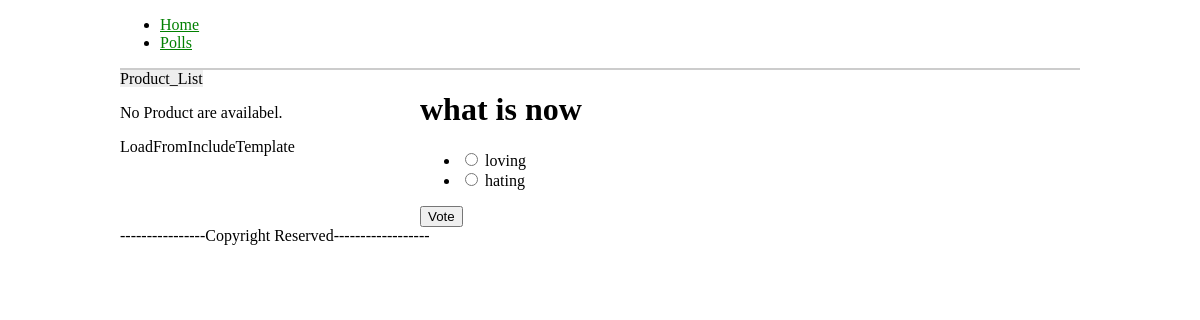
The app's page /polls/2/ with its own data.
### polls/models.py (models this page shows, shortened)
class Poll(models.Model):
    question=models.CharField(max_length=200)
    pub_date=models.DateTimeField("date published")
    def was_published_recently(self):
        return timezone.now()>self.pub_date>=timezone.now()-datetime.timedelta(days=1)
    was_published_recently.admin_order_fied='pub_date'
    was_published_recently.boolean=True
    was_published_recently.short_description="Published recently?"

class Choice(models.Model):
    poll=models.ForeignKey(Poll)
    choice_text=models.CharField(max_length=200)
    votes=models.IntegerField(default=0)

### polls/views.py (the view)
# urls.py: ,url(r'^(?P<pk>\d+)/$',views.DetailView.as_view(),name='detail')
class DetailView(generic.DetailView):
    model=Poll
    template_name='polls/detail.html'
    '''
    Excludes any polls that are't published yet'''
    def get_queryset(self):
        return Poll.objects.filter(pub_date__lte=timezone.now())

### polls/templates/polls/detail.html (shortened to what this page needs)
{%extends 'base.html'%}
{%block content%}
<h1>{{poll.question}}</h1>
<form action="{%url 'polls:vote' poll.id %}" method="post">
<ul>
{%for choice in poll.choice_set.all%}
<li> <input type="radio" name="choice" id="choice{{forloop.counter}}"
	value="{{choice.id}}"/> <label for="choice{{forloop.counter}}"
	> {{choice.choice_text}}</label></li>
{%endfor%}
</ul>
<input type="submit" value="Vote"/>
</form>
{%endblock%}

### records on screen
Poll: question "what is now"
Choice: choice_text "loving"
Choice: choice_text "hating"
